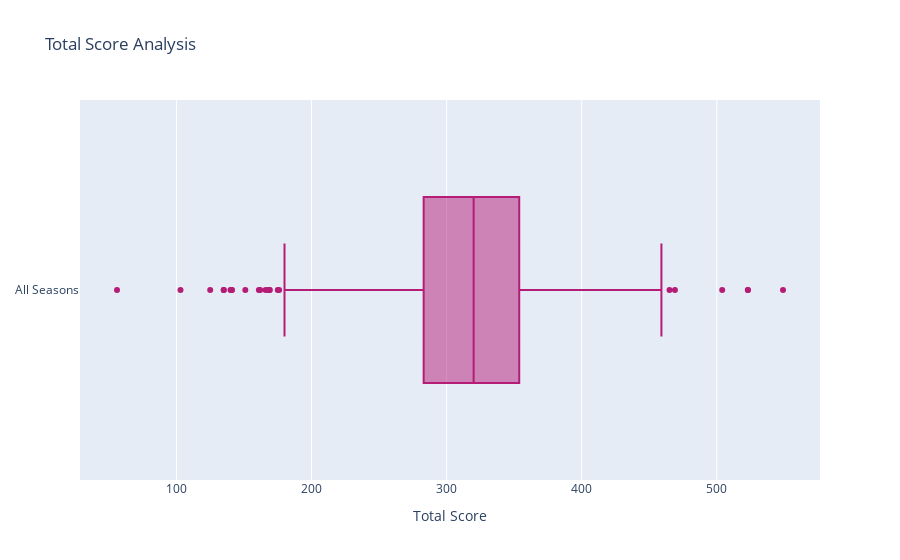

The notebook cell this image was saved under:
### Code cell
# box plot

trace = go.Box(x=season_wise.total_runs, name='All Seasons', marker={'color': '#b51c76'})

data = [trace]
layout = go.Layout(title='Total Score Analysis',
                   xaxis={'title': 'Total Score'})

fig = go.Figure(data=data, layout=layout)

plotly.io.show(fig)

### Figure 1 — Plotly figure (JSON) as saved in the notebook; plotly's stock layout.template omitted (floating-point values rounded to 4 significant figures; data arrays with more than 128 entries replaced by an {"elided": "..."} marker saying what was removed)
{"data": [{"marker": {"color": "#b51c76"}, "name": "All Seasons", "x": {"elided": "1095 int values"}, "type": "box"}], "layout": {"title": {"text": "Total Score Analysis"}, "xaxis": {"title": {"text": "Total Score"}}}}
